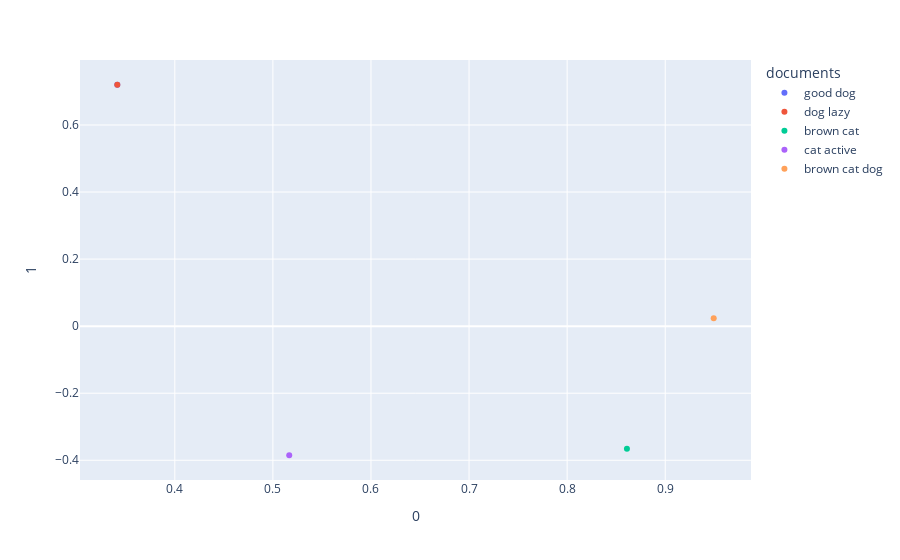

Notebook code for this chart:
### Code cell
fig = px.scatter(topic_encoded_df, x=0 ,y=1, color = "documents")
fig.show()

### Figure 1 — Plotly figure (JSON) as saved in the notebook; plotly's stock layout.template omitted (floating-point values rounded to 4 significant figures)
{"data": [{"hovertemplate": "documents=good dog<br>0=%{x}<br>1=%{y}<extra></extra>", "legendgroup": "good dog", "marker": {"color": "#636efa", "symbol": "circle"}, "mode": "markers", "name": "good dog", "orientation": "v", "showlegend": true, "type": "scatter", "x": [0.3414], "xaxis": "x", "y": [0.72], "yaxis": "y"}, {"hovertemplate": "documents=dog lazy<br>0=%{x}<br>1=%{y}<extra></extra>", "legendgroup": "dog lazy", "marker": {"color": "#EF553B", "symbol": "circle"}, "mode": "markers", "name": "dog lazy", "orientation": "v", "showlegend": true, "type": "scatter", "x": [0.3414], "xaxis": "x", "y": [0.72], "yaxis": "y"}, {"hovertemplate": "documents=brown cat<br>0=%{x}<br>1=%{y}<extra></extra>", "legendgroup": "brown cat", "marker": {"color": "#00cc96", "symbol": "circle"}, "mode": "markers", "name": "brown cat", "orientation": "v", "showlegend": true, "type": "scatter", "x": [0.8609], "xaxis": "x", "y": [-0.366], "yaxis": "y"}, {"hovertemplate": "documents=cat active<br>0=%{x}<br>1=%{y}<extra></extra>", "legendgroup": "cat active", "marker": {"color": "#ab63fa", "symbol": "circle"}, "mode": "markers", "name": "cat active", "orientation": "v", "showlegend": true, "type": "scatter", "x": [0.5167], "xaxis": "x", "y": [-0.385], "yaxis": "y"}, {"hovertemplate": "documents=brown cat dog<br>0=%{x}<br>1=%{y}<extra></extra>", "legendgroup": "brown cat dog", "marker": {"color": "#FFA15A", "symbol": "circle"}, "mode": "markers", "name": "brown cat dog", "orientation": "v", "showlegend": true, "type": "scatter", "x": [0.9494], "xaxis": "x", "y": [0.02363], "yaxis": "y"}], "layout": {"legend": {"title": {"text": "documents"}, "tracegroupgap": 0}, "margin": {"t": 60}, "xaxis": {"anchor": "y", "domain": [0, 1], "title": {"text": "0"}}, "yaxis": {"anchor": "x", "domain": [0, 1], "title": {"text": "1"}}}}
